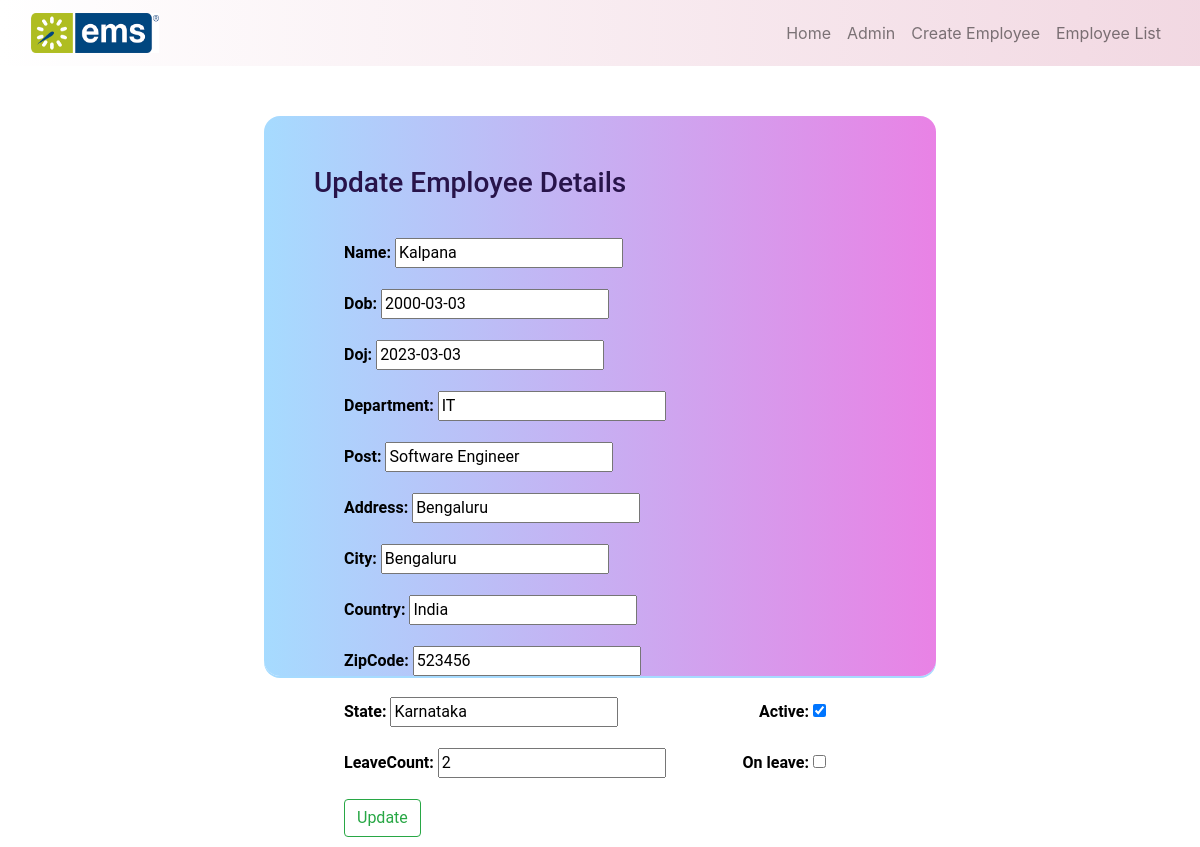
Screenshot of /update/1 with the database file from the repository.
### EMS/models.py (models this page shows, shortened)
class Employee(models.Model):
    id=models.AutoField(primary_key=True)
    name = models.CharField(max_length= 100, blank=True, null = True)
    dob = models.DateField()
    doj = models.DateField()
    department = models.CharField(max_length = 100)
    post = models.CharField(max_length=100)
    address = models.CharField(max_length=100)
    city = models.CharField(max_length=100)
    country = models.CharField(max_length=100)
    zipCode = models.IntegerField()
    state = models.CharField(max_length=100)
    active = models.BooleanField(default=True)
    leaveCount = models.IntegerField(default=0)
    on_leave = models.BooleanField(default=True)

### EMS/views.py (the view)
# urls.py: re_path('^update/(?P<pk>\d+)',EmployeeUpdate.as_view(),name='Update'),
class EmployeeUpdate(UpdateView):
    model=Employee
    fields='__all__'

### templates/ems/employee_form.html (shortened to what this page needs)
{% extends 'ems/base.html'%}
    {% block body_block %}
    <div class="emp-form">
        {% if form.instance.pk %}
            <h3 class="update">Update Employee Details</h3>
        {% else %}
            <h3 class="update">Create Employee Details</h3>
        {% endif %}
        <form method="POST" class="create-form">
            {{form.as_p}}
        {% if form.instance.pk %}
            <input type="submit" value="Update" class="btn btn-outline-success">
        {% else %}
        <a href="{% url 'EmployeeList' %}"><input type="submit" value="Create" class="btn btn-outline-primary"></a>
        {% endif %}
        </form>
</div>
    {% endblock %}

### static/css/styles.css (style rules this page uses)
.emp-form { background-size: cover; background-image: linear-gradient( to right,#a6dbff, #e982e5) ; text-align: left; padding: 50px; border-radius: 16px; color: black; font-family: 'Roboto'; font-weight: 600; margin-left: 250px; margin-right: 250px; margin-top: 50px; margin-bottom: 60px; height: 70vh; width: 56vw; align-content: center; display: flex; flex-direction: column; justify-content: space-between; align-items: flex-start; font-weight: 500; box-shadow: #a6dbff 0px 2px; }
.create-form { display: flex; flex-direction: row; justify-content: space-between; align-items: flex-end; flex-wrap: wrap; margin: 20px; margin-right: 50px; padding: 10px; font-family: "Roboto"; font-weight: 600; }
.update { color: #28144a; font-family: "Roboto"; }

### rows the page displays
Employee: name "Kalpana", dob "2000-03-03", doj "2023-03-03", department "IT", post "Software Engineer", address "Bengaluru", city "Bengaluru", country "India", zipCode "523456", state "Karnataka", active "☑", leaveCount "2"
